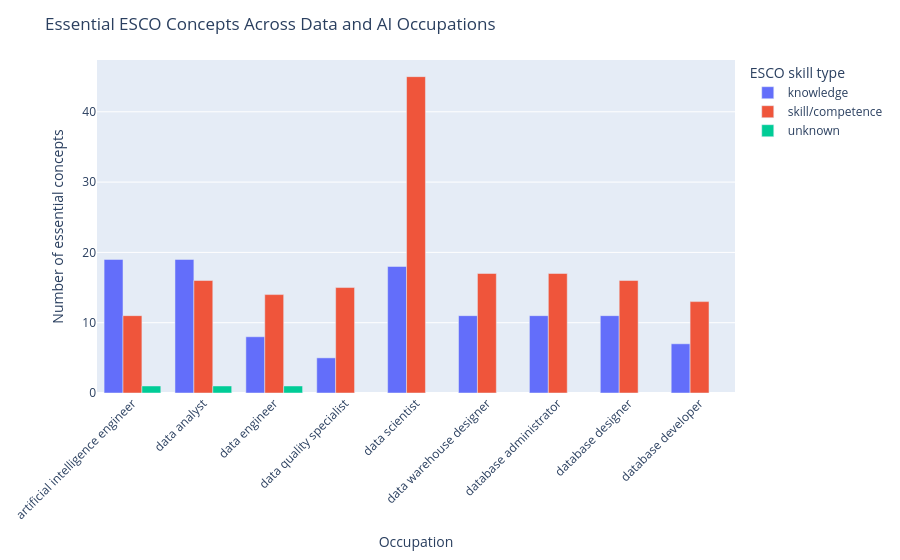

Notebook cell for this chart:
### Code cell
# Create a grouped bar chart to compare the nine occupations

fig = px.bar(
    occupation_comparison,
    x="occupation_name",
    y="number_of_concepts",
    color="skill_type",
    barmode="group",
    title="Essential ESCO Concepts Across Data and AI Occupations",
    labels={
        "occupation_name": "Occupation",
        "number_of_concepts": "Number of essential concepts",
        "skill_type": "ESCO skill type"
    }
)

fig.update_layout(
    xaxis_tickangle=-45,
    margin=dict(t=60, l=20, r=20, b=160)
)

fig.show()

### Figure 1 — Plotly figure (JSON) as saved in the notebook; plotly's stock layout.template omitted (floating-point values rounded to 4 significant figures)
{"data": [{"alignmentgroup": "True", "hovertemplate": "ESCO skill type=knowledge<br>Occupation=%{x}<br>Number of essential concepts=%{y}<extra></extra>", "legendgroup": "knowledge", "marker": {"color": "#636efa", "pattern": {"shape": ""}}, "name": "knowledge", "offsetgroup": "knowledge", "orientation": "v", "showlegend": true, "textposition": "auto", "type": "bar", "x": ["artificial intelligence engineer", "data analyst", "data engineer", "data quality specialist", "data scientist", "data warehouse designer", "database administrator", "database designer", "database developer"], "xaxis": "x", "y": [19, 19, 8, 5, 18, 11, 11, 11, 7], "yaxis": "y"}, {"alignmentgroup": "True", "hovertemplate": "ESCO skill type=skill/competence<br>Occupation=%{x}<br>Number of essential concepts=%{y}<extra></extra>", "legendgroup": "skill/competence", "marker": {"color": "#EF553B", "pattern": {"shape": ""}}, "name": "skill/competence", "offsetgroup": "skill/competence", "orientation": "v", "showlegend": true, "textposition": "auto", "type": "bar", "x": ["artificial intelligence engineer", "data analyst", "data engineer", "data quality specialist", "data scientist", "data warehouse designer", "database administrator", "database designer", "database developer"], "xaxis": "x", "y": [11, 16, 14, 15, 45, 17, 17, 16, 13], "yaxis": "y"}, {"alignmentgroup": "True", "hovertemplate": "ESCO skill type=unknown<br>Occupation=%{x}<br>Number of essential concepts=%{y}<extra></extra>", "legendgroup": "unknown", "marker": {"color": "#00cc96", "pattern": {"shape": ""}}, "name": "unknown", "offsetgroup": "unknown", "orientation": "v", "showlegend": true, "textposition": "auto", "type": "bar", "x": ["artificial intelligence engineer", "data analyst", "data engineer"], "xaxis": "x", "y": [1, 1, 1], "yaxis": "y"}], "layout": {"barmode": "group", "legend": {"title": {"text": "ESCO skill type"}, "tracegroupgap": 0}, "margin": {"b": 160, "l": 20, "r": 20, "t": 60}, "title": {"text": "Essential ESCO Concepts Across Data and AI Occupations"}, "xaxis": {"anchor": "y", "domain": [0, 1], "tickangle": -45, "title": {"text": "Occupation"}}, "yaxis": {"anchor": "x", "domain": [0, 1], "title": {"text": "Number of essential concepts"}}}}
